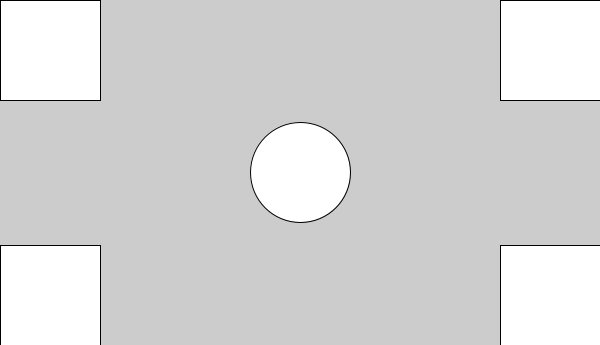
Frame 1 (no input)
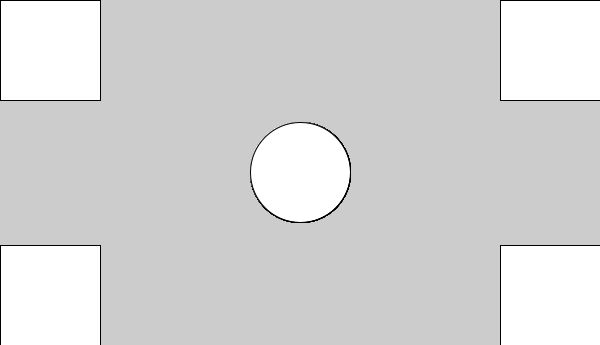
Frame 60 (the mouse pressed at the canvas centre just before this capture)
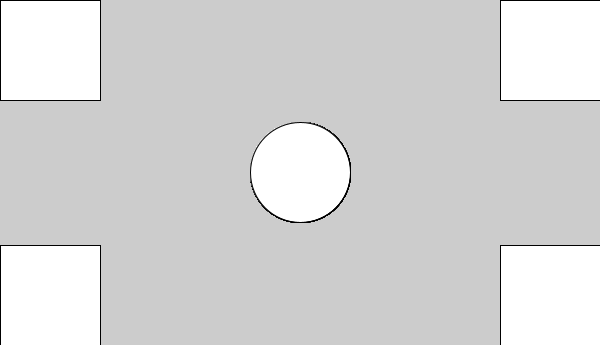
Frame 120 (the mouse held since frame 60 and released just before this capture)

The Processing sketch that drew these frames (run headless with seeded random() and noise(); from frame 60 on, the mouse is pressed at the canvas centre):

// Processing sketch: PosicionarViaVariables
// ── PosicionarViaVariables.pde
float tamX;
float tamY;

void setup() {
  tamX = 100;
  tamY = 100;
  size(600,345);
}

void draw() {
  rect(0,0,tamX,tamY);
  rect(width-tamX, height-tamY, tamX, tamY);
  rect(width-tamX,0,tamX,tamY);
  rect(0,height-tamY,tamX,tamY);
  ellipse(width/2,height/2,tamX,tamY);
  
  
}
